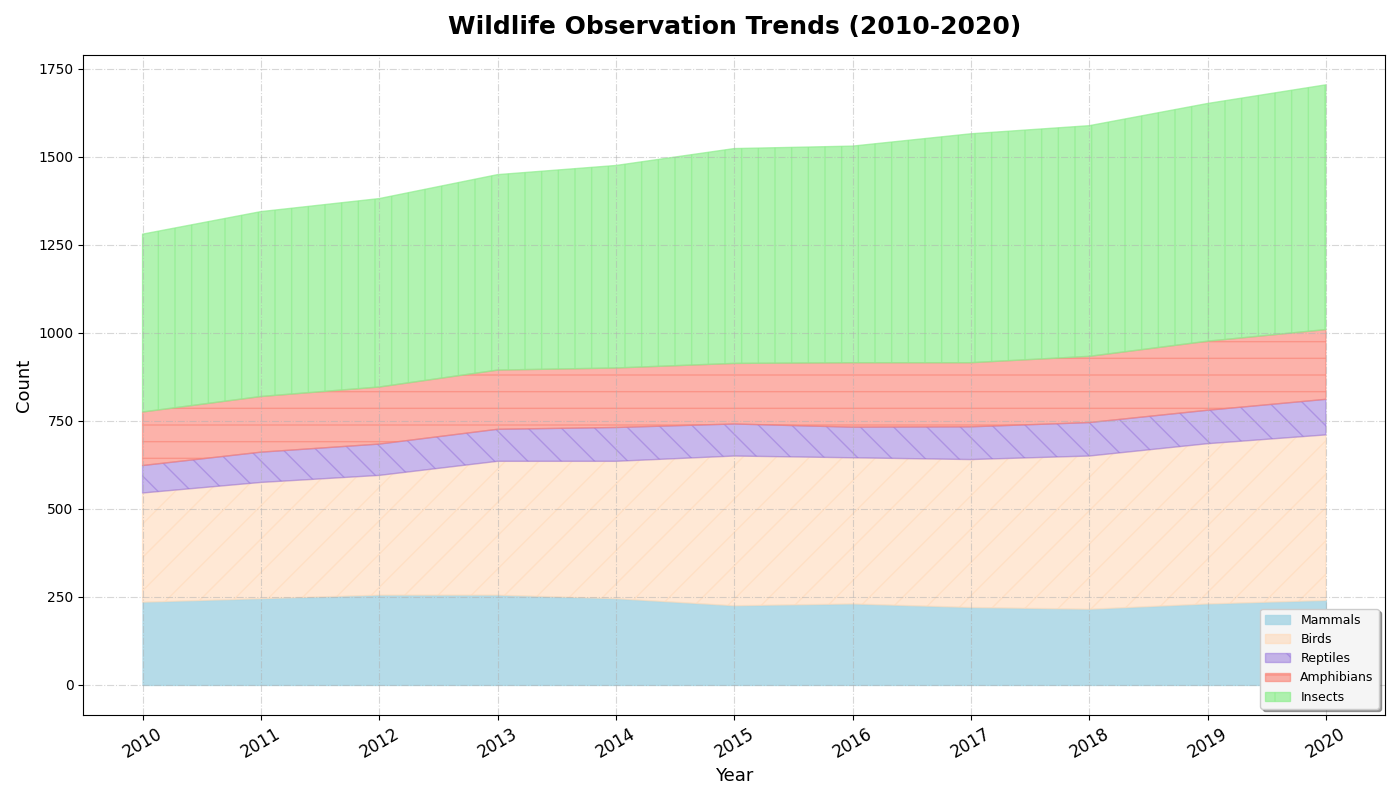

Source code (Python):
import matplotlib.pyplot as plt
import numpy as np

years = np.arange(2010, 2021)

mammals = np.array([235, 245, 255, 255, 245, 225, 230, 220, 215, 230, 240])
birds = np.array([310, 330, 340, 380, 390, 425, 415, 420, 435, 455, 470])
reptiles = np.array([78, 86, 89, 91, 96, 91, 87, 93, 95, 95, 101])
amphibians = np.array([152, 158, 162, 168, 169, 172, 183, 182, 188, 196, 198])
insects = np.array([505, 525, 535, 555, 575, 610, 615, 650, 655, 675, 695])

data = np.array([mammals, birds, reptiles, amphibians, insects])
data_stack = np.cumsum(data, axis=0)

fig, ax = plt.subplots(figsize=(14, 8))

ax.fill_between(years, 0, data_stack[0], label='Mammals', color='lightblue', alpha=0.9)
ax.fill_between(years, data_stack[0], data_stack[1], label='Birds', color='peachpuff', alpha=0.6, hatch='/')
ax.fill_between(years, data_stack[1], data_stack[2], label='Reptiles', color='mediumpurple', alpha=0.5, hatch='\\')
ax.fill_between(years, data_stack[2], data_stack[3], label='Amphibians', color='salmon', alpha=0.6, hatch='-')
ax.fill_between(years, data_stack[3], data_stack[4], label='Insects', color='lightgreen', alpha=0.7, hatch='|')

ax.set_title("Wildlife Observation Trends (2010-2020)", fontsize=18, weight='heavy', pad=15)
ax.set_xlabel("Year", fontsize=13)
ax.set_ylabel("Count", fontsize=13)

ax.set_xticks(years)
ax.set_xticklabels(years, rotation=30, fontsize=12)

ax.grid(True, linestyle='dashdot', linewidth=0.8, alpha=0.5)

ax.legend(loc='lower right', fontsize=9, shadow=True, facecolor='whitesmoke')

plt.tight_layout()
plt.show()
